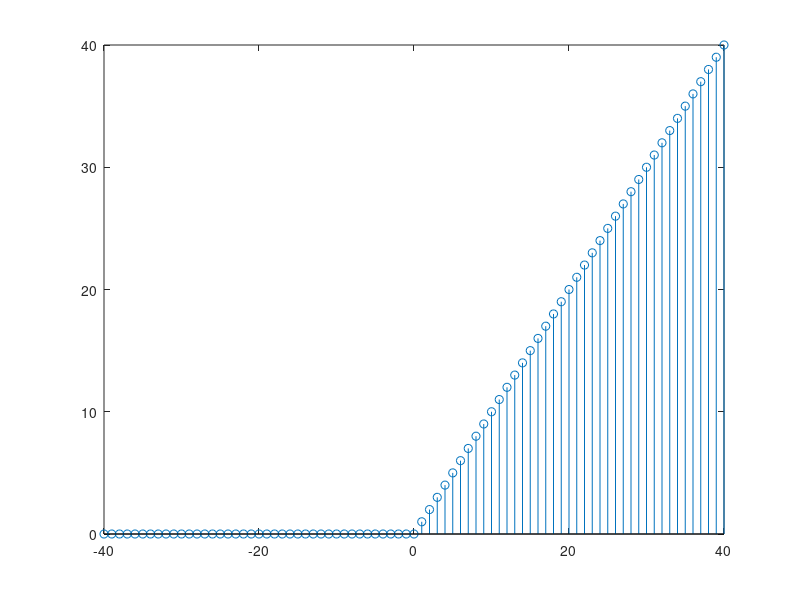

The MATLAB script that drew this image:
clc
clear all
close all

x=-40:1:40;
y=zeros(1,length(x));
A=1;
for i=1:length(x)
    if x(i)>=0
        y(i)=A*x(i);
    else 
        y(i)=0;
    end 
end

stem(x,y);